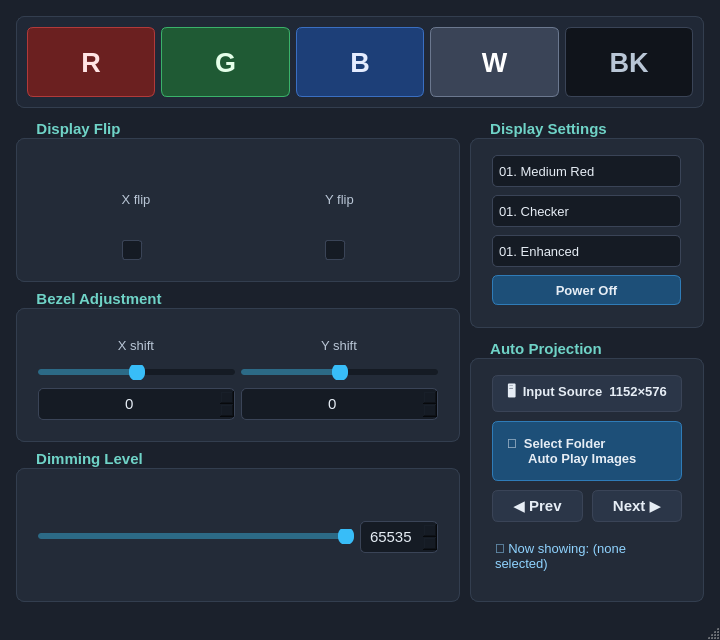
<?xml version="1.0" encoding="UTF-8"?>
<ui version="4.0">
 <class>MainWindow</class>
 <widget class="QMainWindow" name="MainWindow">
  <property name="geometry">
   <rect>
    <x>0</x>
    <y>0</y>
    <width>720</width>
    <height>640</height>
   </rect>
  </property>
  <property name="sizePolicy">
   <sizepolicy hsizetype="Expanding" vsizetype="Expanding">
    <horstretch>0</horstretch>
    <verstretch>0</verstretch>
   </sizepolicy>
  </property>
  <property name="minimumSize">
   <size>
    <width>720</width>
    <height>640</height>
   </size>
  </property>
  <property name="windowTitle">
   <string>DLP Projection Control Console</string>
  </property>
  <property name="styleSheet">
   <string notr="true">
QMainWindow {
    background-color: #1b212c;
}
QWidget#centralwidget {
    background-color: #1b212c;
}
QGroupBox {
    background-color: #232b38;
    border: 1px solid #333e4f;
    border-radius: 8px;
    margin-top: 16px;
    padding: 16px 12px 12px 12px;
    font-size: 11pt;
    font-weight: 600;
    color: #d7e2ee;
}
QGroupBox::title {
    subcontrol-origin: margin;
    subcontrol-position: top left;
    left: 12px;
    top: -2px;
    padding: 0 6px;
    color: #6fd3c7;
}
QLabel {
    color: #b9c6d6;
    font-size: 10pt;
    background: transparent;
}
QLabel#titleLabel {
    color: #e6edf5;
    font-size: 15pt;
    font-weight: 700;
}
QLabel#windows_path {
    color: #8fd3ff;
    font-size: 10pt;
    padding: 4px 0;
}
QSpinBox, QComboBox {
    background-color: #151b24;
    color: #e6edf5;
    border: 1px solid #3a4457;
    border-radius: 5px;
    padding: 4px 6px;
    min-height: 22px;
    font-weight: 400;
}
QSpinBox:focus, QComboBox:focus {
    border: 1px solid #38bdf8;
}
QComboBox::drop-down { border: none; width: 22px; }
QComboBox QAbstractItemView {
    background-color: #1a212c;
    color: #e6edf5;
    selection-background-color: #2c4a5e;
    border: 1px solid #3a4457;
    outline: none;
}
QCheckBox { color: #d7e2ee; spacing: 8px; font-weight: 400; }
QCheckBox::indicator {
    width: 18px;
    height: 18px;
    border: 1px solid #3a4457;
    border-radius: 3px;
    background: #151b24;
}
QCheckBox::indicator:checked {
    background-color: #38bdf8;
    border: 1px solid #38bdf8;
}
QPushButton {
    background-color: #2b3648;
    color: #e6edf5;
    border: 1px solid #3a4457;
    border-radius: 6px;
    padding: 6px 14px;
    font-weight: 600;
}
QPushButton:hover { background-color: #34415a; border: 1px solid #4a5a75; }
QPushButton:pressed { background-color: #202a38; }
QPushButton#btn_r { background-color: #6b2020; border: 1px solid #b23a3a; color: #ffe4e4; }
QPushButton#btn_r:hover { background-color: #832727; }
QPushButton#btn_g { background-color: #1f5a34; border: 1px solid #3ab26a; color: #e4ffe9; }
QPushButton#btn_g:hover { background-color: #266f40; }
QPushButton#btn_b { background-color: #1d3f78; border: 1px solid #3a6fc2; color: #e4ecff; }
QPushButton#btn_b:hover { background-color: #244d91; }
QPushButton#btn_w { background-color: #3a4457; border: 1px solid #6b788f; color: #ffffff; }
QPushButton#btn_w:hover { background-color: #48546b; }
QPushButton#btn_bk { background-color: #10141b; border: 1px solid #3a4457; color: #b9c6d6; }
QPushButton#btn_bk:hover { background-color: #191f29; }
QPushButton#btn_off { background-color: #1d4f78; border: 1px solid #2f7cb8; }
QPushButton#btn_off:hover { background-color: #24618f; }
QPushButton#btn_off:checked { background-color: #6b2020; border: 1px solid #9a2f2f; }
QPushButton#btn_off:checked:hover { background-color: #832727; }
QPushButton#btn_choose_folder { background-color: #1d4f78; border: 1px solid #2f7cb8; text-align: left; padding: 10px 14px; }
QPushButton#btn_choose_folder:hover { background-color: #24618f; }
QFrame#colorRow {
    background-color: #202836;
    border: 1px solid #333e4f;
    border-radius: 8px;
}
QSlider::groove:horizontal {
    height: 6px;
    background: #151b24;
    border-radius: 3px;
}
QSlider::handle:horizontal {
    background: #38bdf8;
    width: 16px;
    margin: -6px 0;
    border-radius: 8px;
}
QSlider::sub-page:horizontal {
    background: #2c6a86;
    border-radius: 3px;
}
QMenuBar {
    background-color: #1b212c;
    color: #d7e2ee;
}
QStatusBar {
    background-color: #1b212c;
    color: #8797ab;
}
</string>
  </property>
  <property name="iconSize">
   <size>
    <width>24</width>
    <height>24</height>
   </size>
  </property>
  <widget class="QWidget" name="centralwidget">
   <layout class="QVBoxLayout" name="mainLayout">
    <property name="spacing">
     <number>14</number>
    </property>
    <property name="leftMargin">
     <number>16</number>
    </property>
    <property name="topMargin">
     <number>16</number>
    </property>
    <property name="rightMargin">
     <number>16</number>
    </property>
    <property name="bottomMargin">
     <number>16</number>
    </property>
    <item>
     <widget class="QFrame" name="colorRow">
      <layout class="QHBoxLayout" name="horizontalLayout">
       <property name="leftMargin">
        <number>10</number>
       </property>
       <property name="topMargin">
        <number>10</number>
       </property>
       <property name="rightMargin">
        <number>10</number>
       </property>
       <property name="bottomMargin">
        <number>10</number>
       </property>
       <item>
        <widget class="QPushButton" name="btn_r">
         <property name="sizePolicy">
          <sizepolicy hsizetype="Minimum" vsizetype="Maximum">
           <horstretch>0</horstretch>
           <verstretch>0</verstretch>
          </sizepolicy>
         </property>
         <property name="minimumSize">
          <size>
           <width>0</width>
           <height>70</height>
          </size>
         </property>
         <property name="font">
          <font>
           <pointsize>20</pointsize>
           <fontweight>DemiBold</fontweight>
          </font>
         </property>
         <property name="text">
          <string>R</string>
         </property>
        </widget>
       </item>
       <item>
        <widget class="QPushButton" name="btn_g">
         <property name="sizePolicy">
          <sizepolicy hsizetype="Minimum" vsizetype="Maximum">
           <horstretch>0</horstretch>
           <verstretch>0</verstretch>
          </sizepolicy>
         </property>
         <property name="minimumSize">
          <size>
           <width>75</width>
           <height>70</height>
          </size>
         </property>
         <property name="font">
          <font>
           <pointsize>20</pointsize>
           <fontweight>DemiBold</fontweight>
          </font>
         </property>
         <property name="text">
          <string>G</string>
         </property>
        </widget>
       </item>
       <item>
        <widget class="QPushButton" name="btn_b">
         <property name="sizePolicy">
          <sizepolicy hsizetype="Minimum" vsizetype="Maximum">
           <horstretch>0</horstretch>
           <verstretch>0</verstretch>
          </sizepolicy>
         </property>
         <property name="minimumSize">
          <size>
           <width>75</width>
           <height>70</height>
          </size>
         </property>
         <property name="font">
          <font>
           <pointsize>20</pointsize>
           <fontweight>DemiBold</fontweight>
          </font>
         </property>
         <property name="text">
          <string>B</string>
         </property>
        </widget>
       </item>
       <item>
        <widget class="QPushButton" name="btn_w">
         <property name="sizePolicy">
          <sizepolicy hsizetype="Minimum" vsizetype="Maximum">
           <horstretch>0</horstretch>
           <verstretch>0</verstretch>
          </sizepolicy>
         </property>
         <property name="minimumSize">
          <size>
           <width>75</width>
           <height>70</height>
          </size>
         </property>
         <property name="font">
          <font>
           <pointsize>20</pointsize>
           <fontweight>DemiBold</fontweight>
          </font>
         </property>
         <property name="text">
          <string>W</string>
         </property>
        </widget>
       </item>
       <item>
        <widget class="QPushButton" name="btn_bk">
         <property name="enabled">
          <bool>true</bool>
         </property>
         <property name="sizePolicy">
          <sizepolicy hsizetype="Minimum" vsizetype="Maximum">
           <horstretch>0</horstretch>
           <verstretch>0</verstretch>
          </sizepolicy>
         </property>
         <property name="minimumSize">
          <size>
           <width>75</width>
           <height>70</height>
          </size>
         </property>
         <property name="font">
          <font>
           <pointsize>20</pointsize>
           <fontweight>DemiBold</fontweight>
          </font>
         </property>
         <property name="text">
          <string>BK</string>
         </property>
        </widget>
       </item>
      </layout>
     </widget>
    </item>
    <item>
     <layout class="QHBoxLayout" name="topRow">
      <property name="spacing">
       <number>10</number>
      </property>
      <item>
       <layout class="QVBoxLayout" name="leftColumn">
        <property name="spacing">
         <number>10</number>
        </property>
        <item>
         <widget class="QGroupBox" name="flipGroupBox">
          <property name="title">
           <string>Display Flip</string>
          </property>
          <layout class="QGridLayout" name="gridLayout">
           <item row="0" column="0" alignment="Qt::AlignmentFlag::AlignHCenter">
            <widget class="QLabel" name="ShortAxisFlip">
             <property name="minimumSize">
              <size>
               <width>110</width>
               <height>70</height>
              </size>
             </property>
             <property name="font">
              <font>
               <pointsize>10</pointsize>
              </font>
             </property>
             <property name="text">
              <string>X flip</string>
             </property>
             <property name="alignment">
              <set>Qt::AlignmentFlag::AlignCenter</set>
             </property>
            </widget>
           </item>
           <item row="1" column="0" alignment="Qt::AlignmentFlag::AlignHCenter|Qt::AlignmentFlag::AlignVCenter">
            <widget class="QCheckBox" name="LongAxisFlip_checkBox">
             <property name="text">
              <string/>
             </property>
            </widget>
           </item>
           <item row="1" column="1" alignment="Qt::AlignmentFlag::AlignHCenter|Qt::AlignmentFlag::AlignVCenter">
            <widget class="QCheckBox" name="ShortAxisFlip_checkBox">
             <property name="sizePolicy">
              <sizepolicy hsizetype="Minimum" vsizetype="Fixed">
               <horstretch>0</horstretch>
               <verstretch>0</verstretch>
              </sizepolicy>
             </property>
             <property name="text">
              <string/>
             </property>
            </widget>
           </item>
           <item row="0" column="1">
            <widget class="QLabel" name="LongAxisFlip">
             <property name="minimumSize">
              <size>
               <width>110</width>
               <height>70</height>
              </size>
             </property>
             <property name="font">
              <font>
               <pointsize>10</pointsize>
              </font>
             </property>
             <property name="text">
              <string>Y flip</string>
             </property>
             <property name="alignment">
              <set>Qt::AlignmentFlag::AlignCenter</set>
             </property>
            </widget>
           </item>
          </layout>
         </widget>
        </item>
        <item>
         <widget class="QGroupBox" name="bezelGroupBox">
          <property name="title">
           <string>Bezel Adjustment</string>
          </property>
          <layout class="QGridLayout" name="gridLayout_2">
           <property name="verticalSpacing">
            <number>8</number>
           </property>
           <item row="0" column="0" alignment="Qt::AlignmentFlag::AlignHCenter|Qt::AlignmentFlag::AlignVCenter">
            <widget class="QLabel" name="Xshift">
             <property name="minimumSize">
              <size>
               <width>110</width>
               <height>0</height>
              </size>
             </property>
             <property name="font">
              <font>
               <pointsize>10</pointsize>
              </font>
             </property>
             <property name="text">
              <string>X shift</string>
             </property>
             <property name="alignment">
              <set>Qt::AlignmentFlag::AlignCenter</set>
             </property>
            </widget>
           </item>
           <item row="2" column="0">
            <widget class="QSpinBox" name="x_spinBox">
             <property name="sizePolicy">
              <sizepolicy hsizetype="Minimum" vsizetype="Fixed">
               <horstretch>0</horstretch>
               <verstretch>0</verstretch>
              </sizepolicy>
             </property>
             <property name="font">
              <font>
               <pointsize>11</pointsize>
               <bold>false</bold>
              </font>
             </property>
             <property name="wrapping">
              <bool>false</bool>
             </property>
             <property name="alignment">
              <set>Qt::AlignmentFlag::AlignCenter</set>
             </property>
             <property name="minimum">
              <number>-115</number>
             </property>
             <property name="maximum">
              <number>115</number>
             </property>
             <property name="stepType">
              <enum>QAbstractSpinBox::StepType::DefaultStepType</enum>
             </property>
            </widget>
           </item>
           <item row="0" column="1" alignment="Qt::AlignmentFlag::AlignHCenter">
            <widget class="QLabel" name="Yshift">
             <property name="minimumSize">
              <size>
               <width>110</width>
               <height>0</height>
              </size>
             </property>
             <property name="font">
              <font>
               <pointsize>10</pointsize>
              </font>
             </property>
             <property name="text">
              <string>Y shift</string>
             </property>
             <property name="alignment">
              <set>Qt::AlignmentFlag::AlignCenter</set>
             </property>
            </widget>
           </item>
           <item row="2" column="1">
            <widget class="QSpinBox" name="y_spinBox">
             <property name="minimumSize">
              <size>
               <width>60</width>
               <height>32</height>
              </size>
             </property>
             <property name="font">
              <font>
               <pointsize>11</pointsize>
               <bold>false</bold>
              </font>
             </property>
             <property name="alignment">
              <set>Qt::AlignmentFlag::AlignCenter</set>
             </property>
             <property name="buttonSymbols">
              <enum>QAbstractSpinBox::ButtonSymbols::UpDownArrows</enum>
             </property>
             <property name="minimum">
              <number>-144</number>
             </property>
             <property name="maximum">
              <number>144</number>
             </property>
            </widget>
           </item>
           <item row="1" column="0">
            <widget class="QSlider" name="horizontal_slider">
             <property name="sizePolicy">
              <sizepolicy hsizetype="Minimum" vsizetype="Fixed">
               <horstretch>0</horstretch>
               <verstretch>0</verstretch>
              </sizepolicy>
             </property>
             <property name="minimum">
              <number>-115</number>
             </property>
             <property name="maximum">
              <number>115</number>
             </property>
             <property name="pageStep">
              <number>1</number>
             </property>
             <property name="orientation">
              <enum>Qt::Orientation::Horizontal</enum>
             </property>
            </widget>
           </item>
           <item row="1" column="1">
            <widget class="QSlider" name="vertical_slider">
             <property name="sizePolicy">
              <sizepolicy hsizetype="Minimum" vsizetype="Fixed">
               <horstretch>0</horstretch>
               <verstretch>0</verstretch>
              </sizepolicy>
             </property>
             <property name="minimum">
              <number>-144</number>
             </property>
             <property name="maximum">
              <number>144</number>
             </property>
             <property name="pageStep">
              <number>1</number>
             </property>
             <property name="orientation">
              <enum>Qt::Orientation::Horizontal</enum>
             </property>
            </widget>
           </item>
          </layout>
         </widget>
        </item>
        <item>
         <widget class="QGroupBox" name="dimmingGroupBox">
          <property name="title">
           <string>Dimming Level</string>
          </property>
          <layout class="QHBoxLayout" name="horizontalLayout_2">
           <item>
            <widget class="QSlider" name="dimminglevel_slider">
             <property name="maximum">
              <number>65535</number>
             </property>
             <property name="pageStep">
              <number>1</number>
             </property>
             <property name="value">
              <number>65535</number>
             </property>
             <property name="orientation">
              <enum>Qt::Orientation::Horizontal</enum>
             </property>
            </widget>
           </item>
           <item>
            <widget class="QSpinBox" name="dimming_spinBox">
             <property name="sizePolicy">
              <sizepolicy hsizetype="Minimum" vsizetype="Fixed">
               <horstretch>0</horstretch>
               <verstretch>0</verstretch>
              </sizepolicy>
             </property>
             <property name="font">
              <font>
               <pointsize>11</pointsize>
               <bold>false</bold>
              </font>
             </property>
             <property name="wrapping">
              <bool>false</bool>
             </property>
             <property name="alignment">
              <set>Qt::AlignmentFlag::AlignCenter</set>
             </property>
             <property name="minimum">
              <number>0</number>
             </property>
             <property name="maximum">
              <number>65535</number>
             </property>
             <property name="stepType">
              <enum>QAbstractSpinBox::StepType::DefaultStepType</enum>
             </property>
             <property name="value">
              <number>65535</number>
             </property>
            </widget>
           </item>
          </layout>
         </widget>
        </item>
       </layout>
      </item>
      <item>
       <layout class="QVBoxLayout" name="rightColumn">
        <property name="spacing">
         <number>14</number>
        </property>
        <item>
         <widget class="QGroupBox" name="displayGroupBox">
          <property name="minimumSize">
           <size>
            <width>0</width>
            <height>200</height>
           </size>
          </property>
          <property name="maximumSize">
           <size>
            <width>16777215</width>
            <height>16777215</height>
           </size>
          </property>
          <property name="font">
           <font>
            <pointsize>11</pointsize>
            <fontweight>DemiBold</fontweight>
           </font>
          </property>
          <property name="title">
           <string>Display Settings</string>
          </property>
          <layout class="QVBoxLayout" name="verticalLayout_3">
           <property name="spacing">
            <number>10</number>
           </property>
           <property name="leftMargin">
            <number>9</number>
           </property>
           <property name="topMargin">
            <number>0</number>
           </property>
           <property name="rightMargin">
            <number>10</number>
           </property>
           <property name="bottomMargin">
            <number>10</number>
           </property>
           <item>
            <widget class="QComboBox" name="system_mode_select">
             <property name="minimumSize">
              <size>
               <width>0</width>
               <height>30</height>
              </size>
             </property>
             <property name="font">
              <font>
               <pointsize>10</pointsize>
               <bold>false</bold>
              </font>
             </property>
             <item>
              <property name="text">
               <string>01. Medium Red</string>
              </property>
             </item>
             <item>
              <property name="text">
               <string>02. High Red</string>
              </property>
             </item>
             <item>
              <property name="text">
               <string>03. Medium Green</string>
              </property>
             </item>
             <item>
              <property name="text">
               <string>04. High Green</string>
              </property>
             </item>
            </widget>
           </item>
           <item>
            <widget class="QComboBox" name="execute_batch_command_set">
             <property name="minimumSize">
              <size>
               <width>0</width>
               <height>30</height>
              </size>
             </property>
             <property name="font">
              <font>
               <pointsize>10</pointsize>
               <bold>false</bold>
              </font>
             </property>
             <item>
              <property name="text">
               <string>01. Checker</string>
              </property>
             </item>
             <item>
              <property name="text">
               <string>02. Color Bars</string>
              </property>
             </item>
             <item>
              <property name="text">
               <string>03. Diagonal Black</string>
              </property>
             </item>
             <item>
              <property name="text">
               <string>04. Diagonal White</string>
              </property>
             </item>
             <item>
              <property name="text">
               <string>05. Grid Black</string>
              </property>
             </item>
             <item>
              <property name="text">
               <string>06. Grid White</string>
              </property>
             </item>
             <item>
              <property name="text">
               <string>07. Hramp</string>
              </property>
             </item>
             <item>
              <property name="text">
               <string>08. Vramp</string>
              </property>
             </item>
             <item>
              <property name="text">
               <string>09. Cyan</string>
              </property>
             </item>
             <item>
              <property name="text">
               <string>10. Magenta</string>
              </property>
             </item>
             <item>
              <property name="text">
               <string>11. Yellow</string>
              </property>
             </item>
             <item>
              <property name="text">
               <string>12. GIS LOGO</string>
              </property>
             </item>
            </widget>
           </item>
           <item>
            <widget class="QComboBox" name="degamma_select">
             <property name="minimumSize">
              <size>
               <width>0</width>
               <height>30</height>
              </size>
             </property>
             <property name="font">
              <font>
               <pointsize>10</pointsize>
               <bold>false</bold>
              </font>
             </property>
             <item>
              <property name="text">
               <string>01. Enhanced</string>
              </property>
             </item>
             <item>
              <property name="text">
               <string>02. Linear</string>
              </property>
             </item>
            </widget>
           </item>
           <item>
            <widget class="QPushButton" name="btn_off">
             <property name="minimumSize">
              <size>
               <width>0</width>
               <height>30</height>
              </size>
             </property>
             <property name="font">
              <font>
               <pointsize>10</pointsize>
               <fontweight>DemiBold</fontweight>
              </font>
             </property>
             <property name="text">
              <string>Power Off</string>
             </property>
             <property name="checkable">
              <bool>true</bool>
             </property>
            </widget>
           </item>
          </layout>
         </widget>
        </item>
        <item>
         <widget class="QGroupBox" name="autoProjectGroupBox">
          <property name="minimumSize">
           <size>
            <width>0</width>
            <height>260</height>
           </size>
          </property>
          <property name="maximumSize">
           <size>
            <width>16777215</width>
            <height>16777215</height>
           </size>
          </property>
          <property name="title">
           <string>Auto Projection</string>
          </property>
          <layout class="QVBoxLayout" name="verticalLayout_4">
           <property name="spacing">
            <number>9</number>
           </property>
           <property name="leftMargin">
            <number>9</number>
           </property>
           <property name="topMargin">
            <number>0</number>
           </property>
           <property name="rightMargin">
            <number>9</number>
           </property>
           <property name="bottomMargin">
            <number>9</number>
           </property>
           <item>
            <widget class="QPushButton" name="btn_windows">
             <property name="font">
              <font>
               <pointsize>10</pointsize>
               <fontweight>DemiBold</fontweight>
              </font>
             </property>
             <property name="text">
              <string>🖥  Input Source  1152×576</string>
             </property>
            </widget>
           </item>
           <item>
            <widget class="QPushButton" name="btn_choose_folder">
             <property name="sizePolicy">
              <sizepolicy hsizetype="Preferred" vsizetype="Fixed">
               <horstretch>0</horstretch>
               <verstretch>0</verstretch>
              </sizepolicy>
             </property>
             <property name="minimumSize">
              <size>
               <width>0</width>
               <height>60</height>
              </size>
             </property>
             <property name="sizeIncrement">
              <size>
               <width>0</width>
               <height>0</height>
              </size>
             </property>
             <property name="font">
              <font>
               <pointsize>10</pointsize>
               <fontweight>DemiBold</fontweight>
              </font>
             </property>
             <property name="text">
              <string>📁  Select Folder
      Auto Play Images</string>
             </property>
            </widget>
           </item>
           <item>
            <layout class="QHBoxLayout" name="horizontalLayout_3">
             <item>
              <widget class="QPushButton" name="btn_prev">
               <property name="font">
                <font>
                 <pointsize>11</pointsize>
                 <fontweight>DemiBold</fontweight>
                </font>
               </property>
               <property name="text">
                <string>◀ Prev</string>
               </property>
              </widget>
             </item>
             <item>
              <widget class="QPushButton" name="btn_next">
               <property name="font">
                <font>
                 <pointsize>11</pointsize>
                 <fontweight>DemiBold</fontweight>
                </font>
               </property>
               <property name="text">
                <string>Next ▶</string>
               </property>
              </widget>
             </item>
            </layout>
           </item>
           <item>
            <widget class="QLabel" name="windows_path">
             <property name="minimumSize">
              <size>
               <width>0</width>
               <height>20</height>
              </size>
             </property>
             <property name="font">
              <font>
               <pointsize>10</pointsize>
              </font>
             </property>
             <property name="text">
              <string>📂 Now showing: (none selected)</string>
             </property>
             <property name="wordWrap">
              <bool>true</bool>
             </property>
            </widget>
           </item>
          </layout>
         </widget>
        </item>
       </layout>
      </item>
     </layout>
    </item>
   </layout>
  </widget>
  <widget class="QMenuBar" name="menubar">
   <property name="geometry">
    <rect>
     <x>0</x>
     <y>0</y>
     <width>720</width>
     <height>33</height>
    </rect>
   </property>
  </widget>
  <widget class="QStatusBar" name="statusbar"/>
 </widget>
 <resources/>
 <connections/>
</ui>
